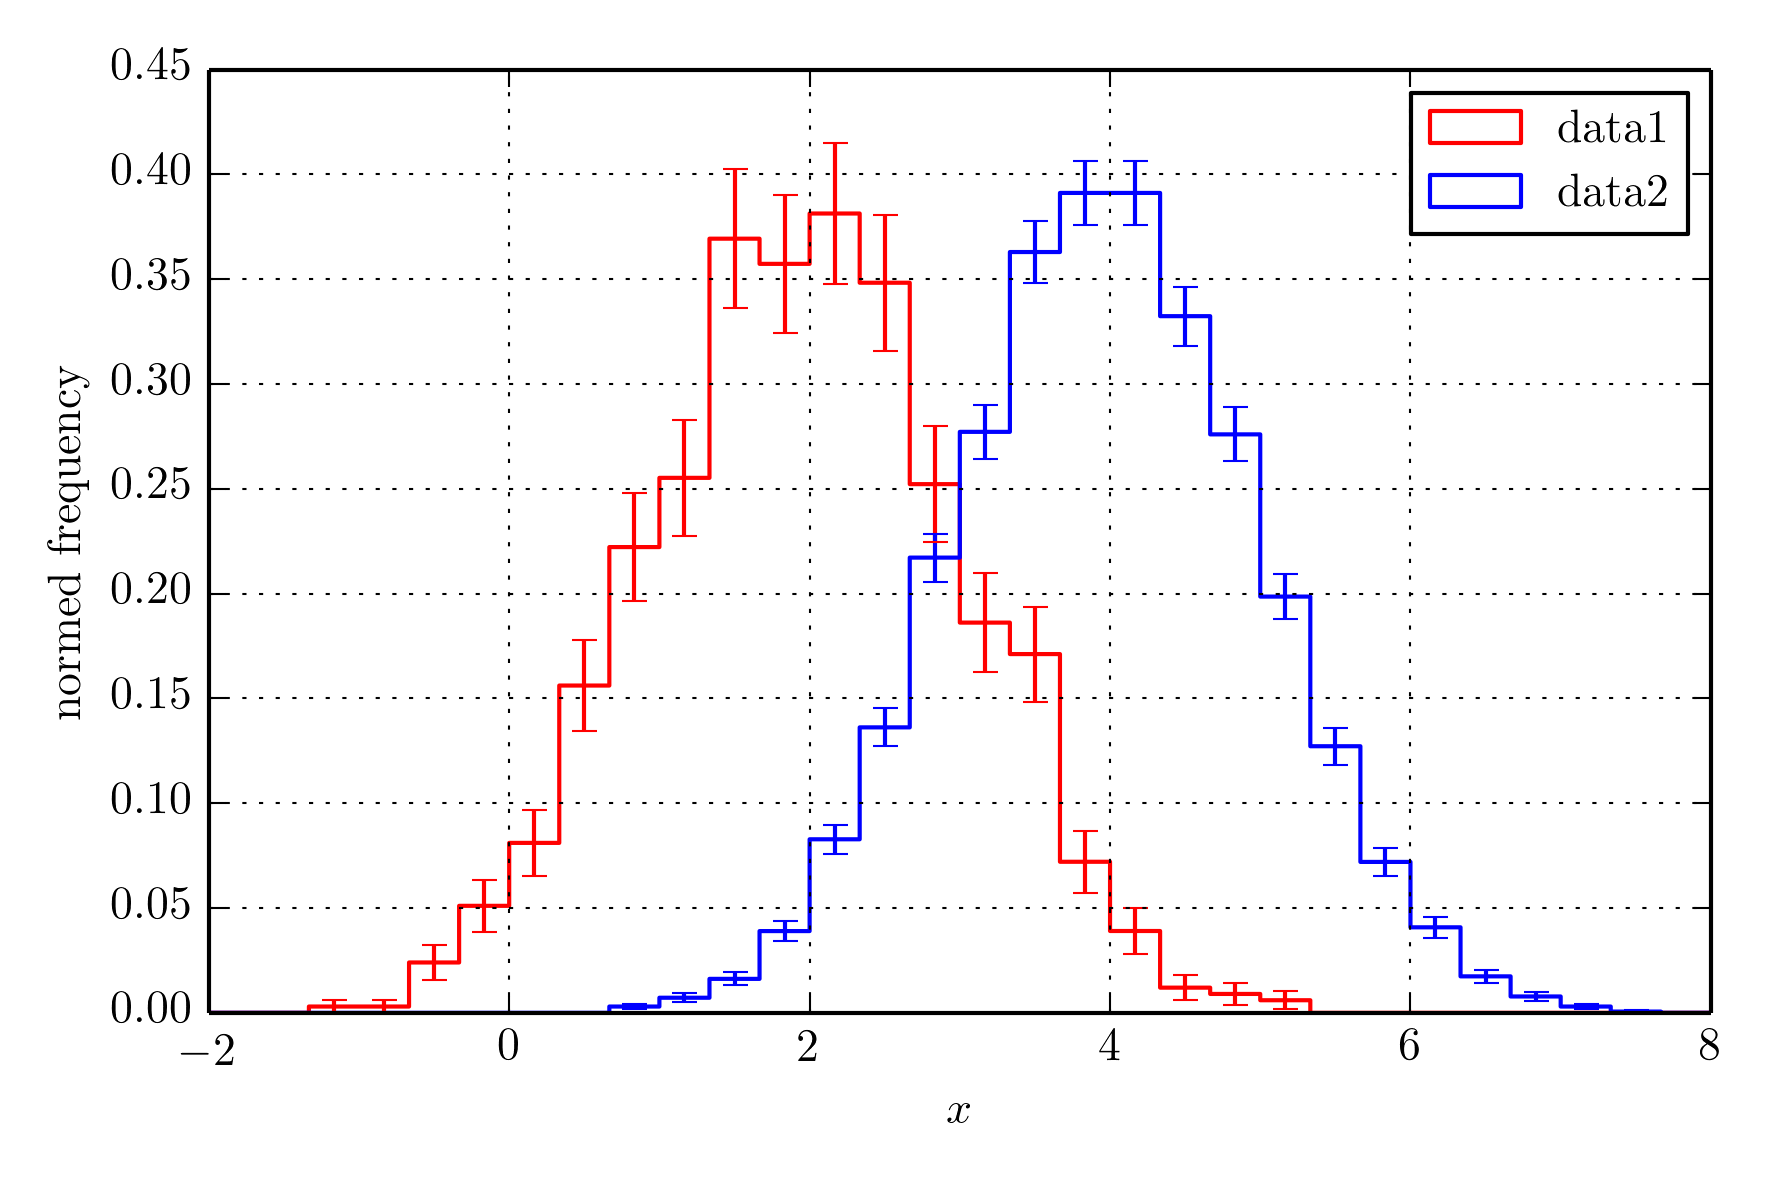

Write Python code to recreate this figure.
import matplotlib.pyplot as plt
import numpy as np

"""
here i show you a possibility how to plot normed histograms
with errorbars. Very helpful if you want to compare data sets
of different sizes.
"""

# get gaussian random numbers for the histograms

data1 = np.random.normal(2,1, 1000)
data2 = np.random.normal(4,1, 5000)


fig = plt.figure()
ax = fig.add_subplot(1,1,1)

# variables for number of bins and the limits

num_bins = 30
limits = (-2, 8)

for data, color, label in zip([data1, data2], ['r', 'b'], ["data1", "data2"]):
    # calculate number of events in bin_limits (aka discard under- and overflow)
    mask = np.logical_and(data>=limits[0], data<=limits[1])
    num_events = len(data[mask])
    # calculate normalisation so that area under histo is 1
    normalisation = num_bins/(num_events*(limits[1]-limits[0]))

    # let numpy calculate the histogram entries
    histo, bin_edges = np.histogram(data, num_bins, limits)

    # calculate the middles of eachs bin, as this is where we want to plot the
    # errorbars
    bin_middles = 0.5*(bin_edges[1:] + bin_edges[:-1])

    # we take the poisson error as estimated standard deviation, taking the
    # normalisation into account
    y_err = np.sqrt(histo)*normalisation

    ax.errorbar(bin_middles, histo*normalisation, fmt=',', color=color, yerr=y_err)
    ax.hist(data, num_bins, limits, normed=True,
            histtype='step', color=color, label=label)

ax.grid()
ax.set_xlabel(r"$x$")
ax.set_ylabel(r"normed frequency")
ax.legend(loc="best")
fig.tight_layout()
fig.savefig("normed_histogram_with_errorbars.png", dpi=300)
